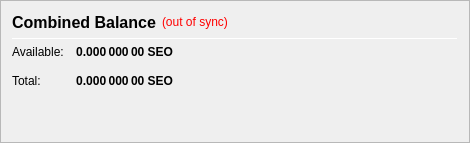
                   <widget class="QFrame" name="frame_CombinedBalances">
                    <property name="minimumSize">
                     <size>
                      <width>470</width>
                      <height>0</height>
                     </size>
                    </property>
                    <property name="frameShape">
                     <enum>QFrame::StyledPanel</enum>
                    </property>
                    <property name="frameShadow">
                     <enum>QFrame::Raised</enum>
                    </property>
                    <layout class="QVBoxLayout" name="verticalLayout_5">
                     <item>
                      <layout class="QHBoxLayout" name="horizontalLayout_5" stretch="0,0,0">
                       <item>
                        <widget class="QLabel" name="label_5z">
                         <property name="minimumSize">
                          <size>
                           <width>0</width>
                           <height>20</height>
                          </size>
                         </property>
                         <property name="font">
                          <font>
                           <pointsize>12</pointsize>
                           <weight>75</weight>
                           <bold>true</bold>
                          </font>
                         </property>
                         <property name="toolTip">
                          <string>Combined Balance (including unconfirmed and immature coins)</string>
                         </property>
                         <property name="text">
                          <string>Combined Balance</string>
                         </property>
                        </widget>
                       </item>
                       <item>
                        <widget class="QLabel" name="labelWalletStatus">
                         <property name="cursor">
                          <cursorShape>WhatsThisCursor</cursorShape>
                         </property>
                         <property name="toolTip">
                          <string>The displayed information may be out of date. Your wallet automatically synchronizes with the SEOCOIN network after a connection is established, but this process has not completed yet.</string>
                         </property>
                         <property name="styleSheet">
                          <string notr="true">QLabel { color: red; }</string>
                         </property>
                         <property name="text">
                          <string notr="true">(out of sync)</string>
                         </property>
                         <property name="alignment">
                          <set>Qt::AlignLeading|Qt::AlignLeft|Qt::AlignVCenter</set>
                         </property>
                        </widget>
                       </item>
                       <item>
                        <spacer name="horizontalSpacer_1">
                         <property name="orientation">
                          <enum>Qt::Horizontal</enum>
                         </property>
                         <property name="sizeHint" stdset="0">
                          <size>
                           <width>40</width>
                           <height>20</height>
                          </size>
                         </property>
                        </spacer>
                       </item>
                      </layout>
                     </item>
                     <item>
                      <widget class="Line" name="line_CombinedBalance">
                       <property name="minimumSize">
                        <size>
                         <width>0</width>
                         <height>1</height>
                        </size>
                       </property>
                       <property name="maximumSize">
                        <size>
                         <width>16777215</width>
                         <height>1</height>
                        </size>
                       </property>
                       <property name="orientation">
                        <enum>Qt::Horizontal</enum>
                       </property>
                      </widget>
                     </item>
                     <item>
                      <layout class="QGridLayout" name="gridLayout_3">
                       <property name="spacing">
                        <number>12</number>
                       </property>
                       <item row="1" column="0">
                        <widget class="QLabel" name="labelBalanceTextz">
                         <property name="text">
                          <string>Available:</string>
                         </property>
                        </widget>
                       </item>
                       <item row="1" column="1">
                        <widget class="QLabel" name="labelBalancez">
                         <property name="font">
                          <font>
                           <weight>75</weight>
                           <bold>true</bold>
                          </font>
                         </property>
                         <property name="cursor">
                          <cursorShape>IBeamCursor</cursorShape>
                         </property>
                         <property name="toolTip">
                          <string>Your current spendable balance</string>
                         </property>
                         <property name="text">
                          <string notr="true">0.000 000 00 SEO</string>
                         </property>
                         <property name="alignment">
                          <set>Qt::AlignRight|Qt::AlignTrailing|Qt::AlignVCenter</set>
                         </property>
                         <property name="textInteractionFlags">
                          <set>Qt::LinksAccessibleByMouse|Qt::TextSelectableByKeyboard|Qt::TextSelectableByMouse</set>
                         </property>
                        </widget>
                       </item>
                       <item row="2" column="0">
                        <widget class="QLabel" name="labelTotalTextz">
                         <property name="text">
                          <string>Total:</string>
                         </property>
                        </widget>
                       </item>
                       <item row="2" column="1">
                        <widget class="QLabel" name="labelTotalz">
                         <property name="font">
                          <font>
                           <weight>75</weight>
                           <bold>true</bold>
                          </font>
                         </property>
                         <property name="cursor">
                          <cursorShape>IBeamCursor</cursorShape>
                         </property>
                         <property name="toolTip">
                          <string>Total Balance, including all unavailable coins.</string>
                         </property>
                         <property name="text">
                          <string notr="true">0.000 000 00 SEO</string>
                         </property>
                         <property name="alignment">
                          <set>Qt::AlignRight|Qt::AlignTrailing|Qt::AlignVCenter</set>
                         </property>
                         <property name="textInteractionFlags">
                          <set>Qt::LinksAccessibleByMouse|Qt::TextSelectableByKeyboard|Qt::TextSelectableByMouse</set>
                         </property>
                        </widget>
                       </item>
                       <item row="2" column="3">
                        <spacer name="horizontalSpacer_2">
                         <property name="orientation">
                          <enum>Qt::Horizontal</enum>
                         </property>
                         <property name="sizeHint" stdset="0">
                          <size>
                           <width>40</width>
                           <height>20</height>
                          </size>
                         </property>
                        </spacer>
                       </item>
                      </layout>
                     </item>
                     <item>
                      <spacer name="verticalSpacer_1">
                       <property name="orientation">
                        <enum>Qt::Vertical</enum>
                       </property>
                       <property name="sizeHint" stdset="0">
                        <size>
                         <width>20</width>
                         <height>40</height>
                        </size>
                       </property>
                      </spacer>
                     </item>
                    </layout>
                   </widget>
